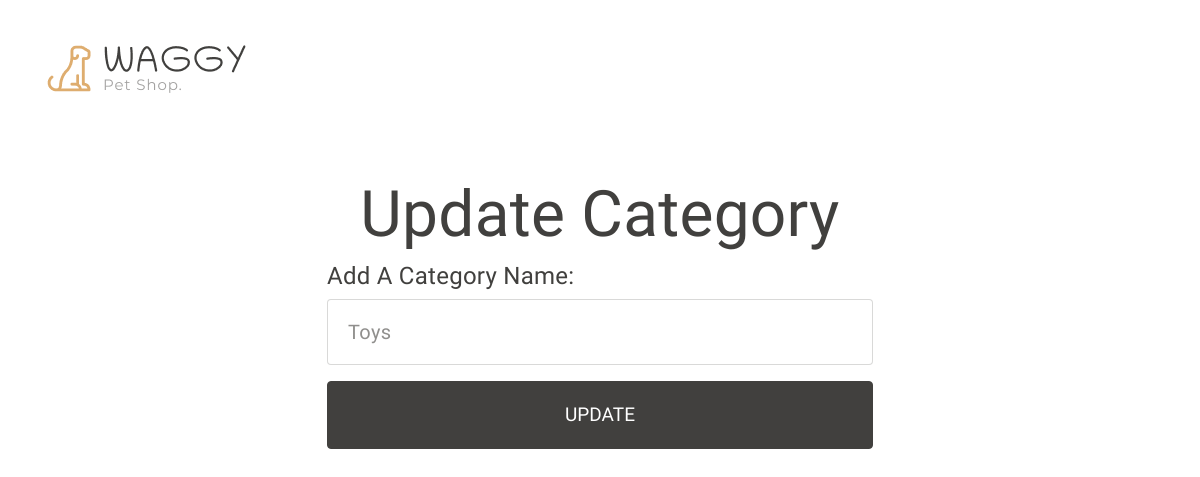
/update_category/2 (signed in), run on an earlier commit of the app's database.
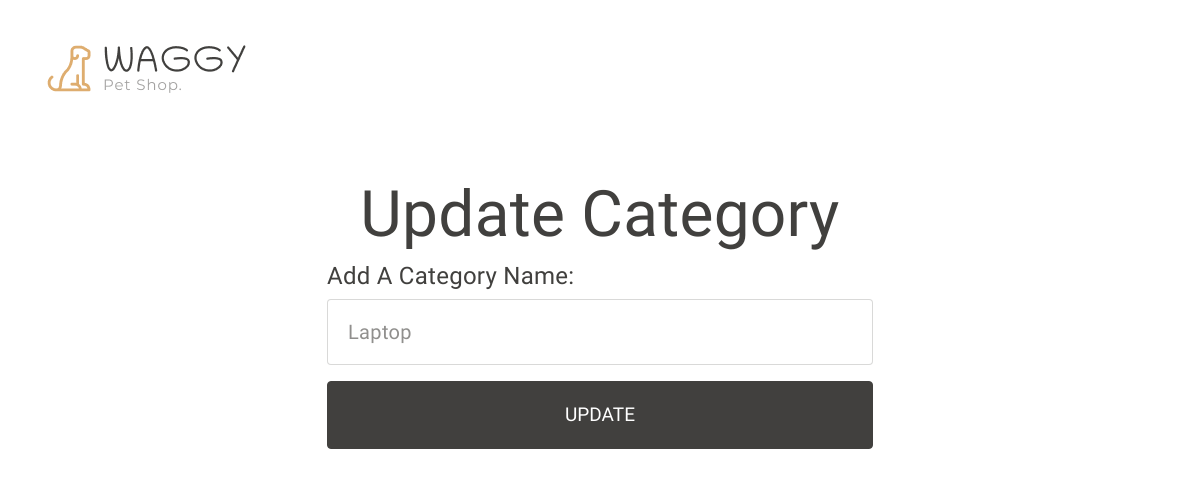
And on a later commit of the database.
### shop/product/models.py (models this page shows)
class Category(db.Model):
    id = db.Column(db.Integer , primary_key = True)
    name = db.Column(db.String(20) , nullable = False , unique = True)

### shop/product/routes.py (the view)
@app.route('/update_category/<int:id>' , methods=['POST' , 'GET'])
@admin_required
def update_category(id):
    category_to_update = Category.query.get_or_404(id)
    if request.method == 'POST':
        category_to_update.name = request.form['category']
        db.session.commit()
        flash("Category updated successfully.")
        return redirect(url_for('categories'))
    return render_template('product/update_category.html' , category_to_update=category_to_update)

### shop/__init__.py (called while the page is built)
def admin_required(func):
    @wraps(func)
    def decorated_function(*args, **kwargs):
        if current_user.role != 'admin':
            flash('Access Denied: You are not authorized to access admin page.')
            return redirect(url_for('log_in'))
        return func(*args, **kwargs)
    return decorated_function

### shop/user/models.py (called while the page is built)
@login_manager.user_loader
def load_user(user_id):
    return User.query.get(int(user_id))

### shop/templates/product/update_category.html (shortened to what this page needs)
{% extends 'base.html' %}
{% block body %}
<div class="container my-3">
  <div class="row py-4 pb-0 pb-sm-4 align-items-center ">
    <div class="col-sm-4 col-lg-3 text-center text-sm-start">
      <div class="main-logo">
        <a href="{{url_for('admin_home')}}">
          <img src="{{url_for('static', filename='images/logo.png')}}" alt="logo" class="img-fluid">
        </a>
      </div>
    </div>
    <div class="container">
        <a href="{{url_for('categories')}}">
    </div></a>
<div class="container">
    <div class="container ">
        <div class="offset-md-3 col-md-6 my-5 ">
          <h2 class="display-3 fw-normal text-center">Update Category
          </h2>
          <form  method="post">
            <div class="mb-3">
               <h4> <label for="name">Add a Category Name:</label></h4>
              <input type="text" class="form-control form-control-lg" name="category" value="{{category_to_update.name}}"
                placeholder="Name of the product">
            </div>
            <div class="d-grid gap-3">
              <button type="submit" class="btn btn-dark btn-lg rounded-1">Update</button>
            </div>
          </form>
        </div>
      </div>
</div>
  {% endblock %}

What changed in the data, as far as the page shows it:
changed Category: category "toys" → "laptop"
